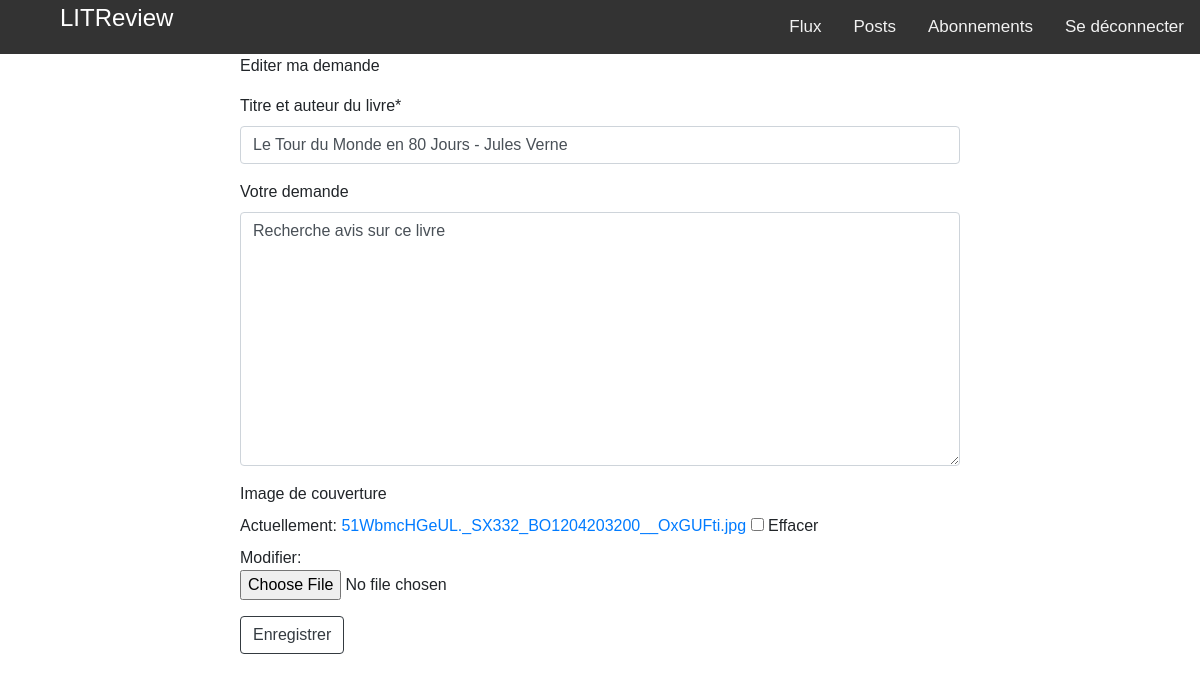
/edit_ticket/17 (signed in), run on the app's committed database.
### reviews/models.py (models this page shows)
class Ticket(models.Model):
    title = models.CharField("Titre et auteur du livre", max_length=128)
    description = models.TextField("Votre demande", max_length=2048,
                                   blank=True)
    user = models.ForeignKey(settings.AUTH_USER_MODEL,
                             on_delete=models.CASCADE)
    image = models.ImageField("Image de couverture", null=True, blank=True)
    time_created = models.DateTimeField(auto_now_add=True)

### reviews/views.py (the view)
# urls.py: path('edit_ticket/<int:id>', edit_ticket, name='edit_ticket'),
@login_required
def edit_ticket(request, id):
    ticket = get_object_or_404(models.Ticket, id=id)
    form = forms.TicketForm(instance=ticket)
    if request.method == 'POST':
        form = forms.TicketForm(request.POST, instance=ticket)
        if form.is_valid():
            form.save()
            messages.success(request, 'Ticket édité avec succès !')
            return redirect('posts')
    context = {
        'ticket': ticket,
        'form': form,
    }
    return render(request, 'reviews/edit_ticket.html', context=context)

### reviews/forms.py
class TicketForm(forms.ModelForm):
    class Meta:
        model = models.Ticket
        fields = ['title', 'description', 'image']

### reviews/templates/reviews/edit_ticket.html (shortened to what this page needs)
{% extends 'base.html' %}
{% load crispy_forms_tags %}
{% block content %}
    <p>Editer ma demande</p>
    <form method="post" enctype="multipart/form-data">
        {{ form|crispy }}
        <button type="submit button" class="btn btn-outline-dark">Enregistrer</button>
    </form>
{% endblock content %}

### static/app.css (style rules this page uses)
body { background-color: #fff; font-family: Verdana, Tahoma, Garamond, Georgia, sans-serif; }

### data on the page
Ticket: title "Le Tour du Monde en 80 Jours - Jules Verne", description "Recherche avis sur ce livre"
